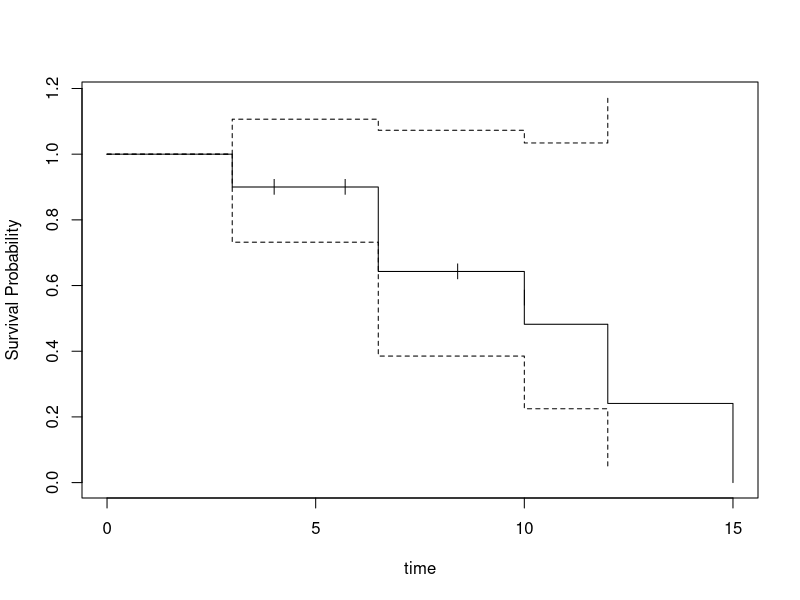

The R script that drew this image: (Note: this script raises an error after producing the figure.)
## ---- chunk 1
obs <- c(1,1,2,3,3,5)
surv1 <- 4/6 # greater than 1
surv2 <- 3/6 # greater than 2
surv3 <- 1/6 # greater than 3
## ---- chunk 2
library(survival)
library(survminer)

# a)
KM2 <- data.frame(time = c(3.0,6.5,6.5,10,12,15,8.4,4.0,5.7,10),
                  cstatus = c(1,1,1,1,1,1,0,0,0,0))

censored <- Surv(KM2$time, KM2$cstatus)

#censored[1:10] 

f1 <- survfit(Surv(time, cstatus) ~ 1, data = KM2, conf.type="none") 
table1 <- summary(f1, times = c(0, unique(KM2$time)))

table1 <- data.frame(time = table1$time, survival = table1$surv, failure = 1-table1$surv, 
                     Survival.Std.Err = table1$std.err, No.Left = table1$n.risk, 
                     No.Failed = table1$n.event, No.Censored = table1$n.censor)

print(table1[, 1:7], row.names = FALSE)

plot(f1, mark="|", xlab = 'time', ylab = 'Survival Probability')
## ---- chunk 3
# c)
cHazard <- cumsum(-log(table1$survival))
cHazard
## ---- chunk 4
knitr::include_graphics('lifetable.JPG')
## ---- chunk 5
# a)
library(dplyr)

pSmoking <- read.csv('pharmacoSmoking-new.csv')

pSmoking$admitdate <- pSmoking$admitdate %>%
  sapply(function(x) x[1]) %>% as.Date(format = c("%m/%d/%y")) 

pSmoking$fdate <- pSmoking$fdate %>%
  sapply(function(x) x[1]) %>% as.Date(format = c("%m/%d/%y"))

pSmoking$time <- difftime(pSmoking$fdate , pSmoking$admitdate, units = 'days') %>% as.numeric()

head(pSmoking)
## ---- chunk 6
# b)

# female = 0
female <- pSmoking[pSmoking$gender == 0, ] 

f2 <- survfit(Surv(time, relapse) ~ 1, data = female, conf.type="none") 
table2 <- summary(f2, times = c(0, unique(female$time)))

table2 <- data.frame(time = table2$time, survival = table2$surv, failure = 1-table2$surv, 
                     Survival.Std.Err = table2$std.err, No.Left = table2$n.risk, 
                     No.Failed = table2$n.event, No.Censored = table2$n.censor)

# print(table2[, 1:7], row.names = FALSE)

# male = 1
male <- pSmoking[pSmoking$gender == 1, ] 

f3 <- survfit(Surv(time, relapse) ~ 1, data = male, conf.type="none") 
table3 <- summary(f3, times = c(0, unique(male$time)))

table3 <- data.frame(time = table3$time, survival = table3$surv, failure = 1-table3$surv, 
                     Survival.Std.Err = table3$std.err, No.Left = table3$n.risk, 
                     No.Failed = table3$n.event, No.Censored = table3$n.censor)

# print(table3[, 1:7], row.names = FALSE)

# plot
genders <- rbind((cbind(female, type = 'female')),
                  (cbind(male, type = 'male')))

f4 <- survfit(Surv(time, relapse) ~ type, data = genders)

# plot(f2, mark="|", xlab = 'time', ylab = 'Survival Probability')

# plot(f3, mark="|", xlab = 'time', ylab = 'Survival Probability')

plot(f4, mark="|", xlab = 'time', ylab = 'Survival Probability', col=rainbow(2))
## ---- chunk 7
# d)

# female
f5 <- survfit(Surv(time, relapse) ~ 1, data = female, conf.type = 'none')
ci.log<-survfit(Surv(time, relapse) ~ 1, data = female, conf.type = 'log')
ci.linear<-survfit(Surv(time, relapse) ~ 1, data = female, conf.type = 'plain')
par(cex=.7)
plot(f5,xlab="Time",ylab="Survial probability",lwd=2)
lines(ci.log, lty=2,col=2)
lines(ci.linear, lty=4,col=3)
legend(-250, .2, c("Kaplan-Meier", "log", "linear"), lty=c(1,2,4),col=c(1,2,3))

# male
f6 <- survfit(Surv(time, relapse) ~ 1, data = male, conf.type = 'none')
ci.log<-survfit(Surv(time, relapse) ~ 1, data = male, conf.type = 'log')
ci.linear<-survfit(Surv(time, relapse) ~ 1, data = male, conf.type = 'plain')
par(cex=.7)
plot(f6,xlab="Time",ylab="Survial probability",lwd=2)
lines(ci.log, lty=2,col=2)
lines(ci.linear, lty=4,col=3)
legend(-300, .2, c("Kaplan-Meier", "log", "linear"), lty=c(1,2,4),col=c(1,2,3))
